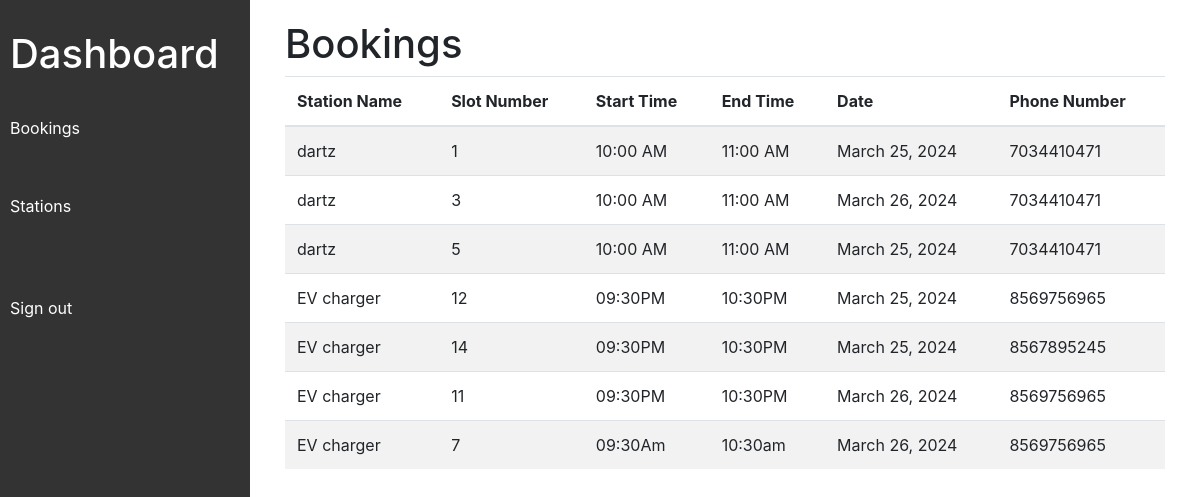
The page /admin_app/all_bookings/ on the database as committed earlier.
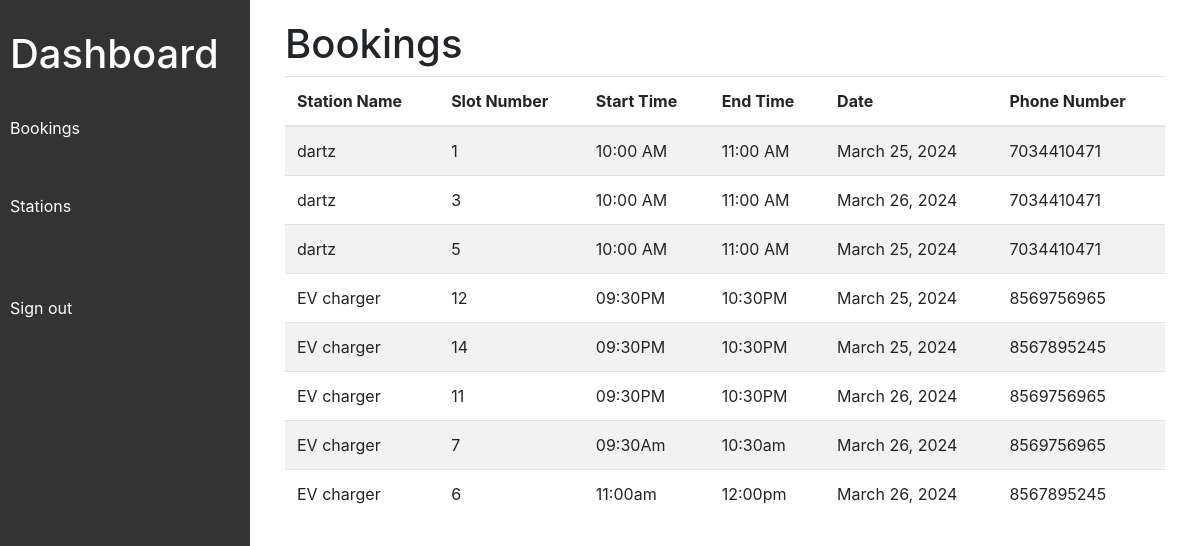
The same page on the database as committed later.
### users_app/models.py (models this page shows)
class Booking(models.Model):
    user = models.ForeignKey(User, on_delete=models.CASCADE, null=True)
    station = models.ForeignKey(Station, on_delete=models.CASCADE, related_name='bookings', null=True)
    slot_number = models.IntegerField(null=True)  # Modified
    start_time = models.CharField(max_length=10,null=True)
    end_time = models.CharField(max_length=10,null=True)
    date = models.DateField(null=True)
    phone_number = models.CharField(max_length=15)
    booked_by = models.ForeignKey(User, on_delete=models.CASCADE, related_name='booked_items', null=True)
    status = models.CharField(max_length=20, default='Pending')

### station_app/models.py (models this page shows)
class Station(models.Model):
    station_ID=models.AutoField(primary_key=True)
    station_name=models.CharField(max_length=200)
    station_address=models.CharField(max_length=200)
    station_price=models.CharField(max_length=200)
    station_phone=models.CharField(max_length=200)
    station_email=models.EmailField(max_length=200)
    station_caption=models.CharField(max_length=200)
    station_image=models.ImageField(null=True ,blank=True,upload_to="simages")
    station_area=models.CharField(max_length=200)
    slots=models.IntegerField(null=True,blank=True)

### admin_app/views.py (the view)
# urls.py: path('all_bookings/',views.all_bookings,name="all_bookings"),
def all_bookings(request):
    user_bookings = Booking.objects.select_related('station').all()
    return render(request, "admin/booking.html", {'user_bookings': user_bookings})

### templates/admin/booking.html
{%extends "admin/dashboard.html"%}
{%block content%}
<div class="container">
    <h1>Bookings</h1>
    {% if user_bookings %}
        <div class="table-responsive">
            <table class="table table-striped">
                <thead>
                    <tr>
                        <th>Station Name</th>
                        <th>Slot Number</th>
                        <th>Start Time</th>
                        <th>End Time</th>
                        <th>Date</th>
                        <th>Phone Number</th>
                    </tr>
                </thead>
                <tbody>
                    {% for booking in user_bookings %}
                        <tr>
                            <td>{{ booking.station.station_name }}</td>
                            <td>{{ booking.slot_number }}</td>
                            <td>{{ booking.start_time }}</td>
                            <td>{{ booking.end_time }}</td>
                            <td>{{ booking.date }}</td>
                            <td>{{ booking.phone_number }}</td>
                        </tr>
                    {% endfor %}
                </tbody>
            </table>
        </div>
    {% else %}
        <p>No bookings found.</p>
    {% endif %}
</div>
{%endblock%}

Rows that differ between the two databases and show on the page:
added Booking: station.station_name "EV charger", slot_number "6", start_time "11:00am", end_time "12:00pm", date "March 26, 2024", phone_number "8567895245"
